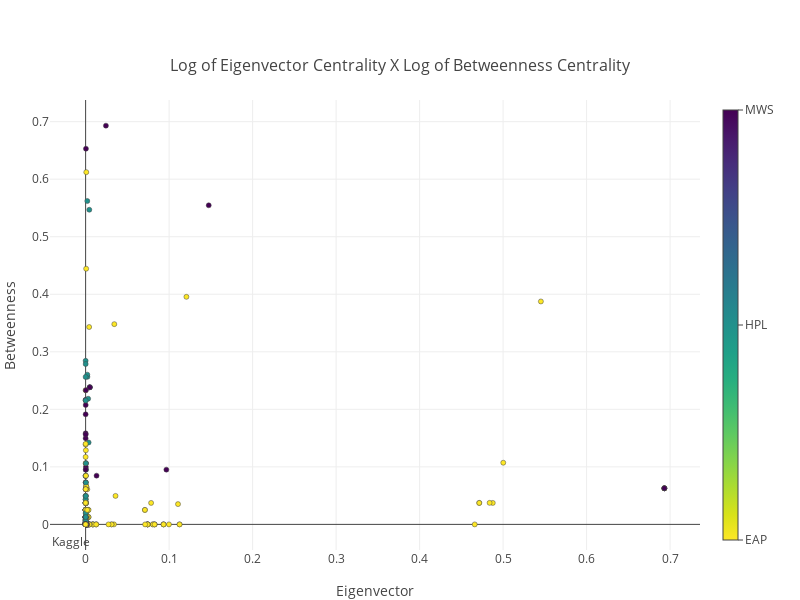

The notebook cell this image was saved under:
### Markdown cell above
## 4. Network Centralities: Betweenness and Eigenvector
<br><br>
To analyse this network, we will use two centrality measurements: **Betweenness centrality** and **Eigenvector centrality**.<br>
[**Betweenness centrality**](https://en.wikipedia.org/wiki/Centrality#Betweenness_centrality) measures the number of times a node acts as a **bridge** along the shortest path between two other nodes. It measures control of a node over the communication of groups in the network. In our case, allows us to identify which nodes work as a "semantic bridge" (this is not a thing, I made up because I did not find a better way of explaining) between semantic groups.<br><br>
[**Eigenvector centrality**](https://en.wikipedia.org/wiki/Centrality#Eigenvector_centrality) is a measure of the **influence** of a node in a network. It assigns relative scores to all nodes in the network based on the concept that connections to high-scoring nodes contribute more to the score of the node in question than equal connections to low-scoring nodes. Google's PageRank and the Katz centrality are variants of the eigenvector centrality.<br><br>
In an hypothetical practical situation, if I had to generally understand a set of texts but can't read everything, I would calculate this metrics, take the Top N nodes with the bigger centralities values and read them! (I, usually, do it a lot by the way). In this specific case, this doesn't work much because the text sizes are small.<br><br>

Ploting the Eigenvector and the Betweenness in a scatter plot is a good way to visualize! :D

### Code cell
from math import log
betweenness = nx.betweenness_centrality(G)
max_betweenness = sorted(betweenness.items(),key=lambda x:x[1],reverse=True)[0][1]
betweenness = [(a,(log(1+float(b)/(max_betweenness)))) for a,b in betweenness.items()]
eigen = nx.eigenvector_centrality(G)
max_eigen = sorted(eigen.items(),key=lambda x:x[1],reverse=True)[0][1]
eigen = [(a,(log(1+float(b)/(max_eigen)))) for a,b in eigen.items()]
eigen = dict(eigen)
betweenness = dict(betweenness)
scatter_data = go.Scatter(
        x=[],
        y=[],
        text=[],
        mode='markers',
        hoverinfo='text',
        marker=go.Marker(
            showscale=True,
            colorscale='Viridis',
            reversescale=True,
            color=[],
            size=5.0,
            colorbar=dict(
                thickness=15,
                xanchor='left',
                tickmode='array',
                tickvals=[1,2,3],
                ticktext=['EAP','HPL','MWS'],
                ticks = 'outside'
            ),
            line=dict(width=0.5)))
for u,w in G.nodes(data=True):
    x,y = pos[u]
    color = colors[w['author']]
    text = w['text']
    scatter_data['x'].append(eigen[u])
    scatter_data['y'].append(betweenness[u])
    scatter_data['text'].append(text)
    scatter_data['marker']['color'].append(color)
py.iplot(go.Figure(data=[scatter_data],
                layout=go.Layout(
                width=800,
                height=600,
                title='<br>Log of Eigenvector Centrality X Log of Betweenness Centrality',
                titlefont=dict(size=16),
                showlegend=False,
                hovermode='closest',
                margin=dict(b=50,l=50,r=100,t=100),
                annotations=[ dict(
                    text="Kaggle",
                    showarrow=False,
                    xref="paper", yref="paper",
                    x=0, y=-0.005 ) ],
                xaxis=go.XAxis(title='Eigenvector',showgrid=True, zeroline=True, showticklabels=True),
                yaxis=go.YAxis(title='Betweenness',showgrid=True, zeroline=True, showticklabels=True))))

### Figure 1 — Plotly figure (JSON) as saved in the notebook; plotly's stock layout.template omitted (floating-point values rounded to 4 significant figures; data arrays with more than 128 entries replaced by an {"elided": "..."} marker saying what was removed)
{"data": [{"type": "scatter", "x": {"elided": "1416 float values"}, "y": {"elided": "1416 float values"}, "text": {"elided": "1416 str values"}, "mode": "markers", "hoverinfo": "text", "marker": {"showscale": true, "colorscale": "Viridis", "reversescale": true, "color": {"elided": "1416 str values"}, "size": 5, "colorbar": {"thickness": 15, "xanchor": "left", "tickmode": "array", "tickvals": [1, 2, 3], "ticktext": ["EAP", "HPL", "MWS"], "ticks": "outside"}, "line": {"width": 0.5}}}], "layout": {"width": 800, "height": 600, "title": "<br>Log of Eigenvector Centrality X Log of Betweenness Centrality", "titlefont": {"size": 16}, "showlegend": false, "hovermode": "closest", "margin": {"b": 50, "l": 50, "r": 100, "t": 100}, "annotations": [{"text": "Kaggle", "showarrow": false, "xref": "paper", "yref": "paper", "x": 0, "y": -0.005}], "xaxis": {"title": "Eigenvector", "showgrid": true, "zeroline": true, "showticklabels": true}, "yaxis": {"title": "Betweenness", "showgrid": true, "zeroline": true, "showticklabels": true}}}
